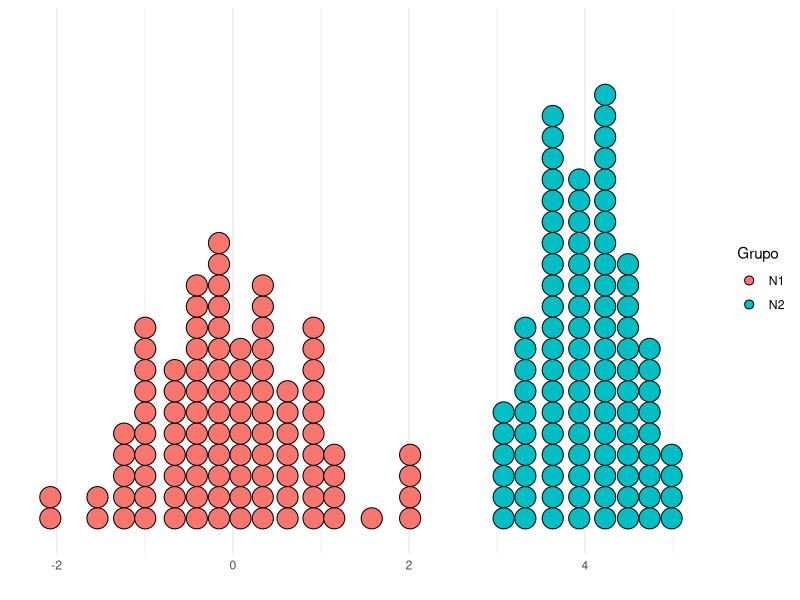
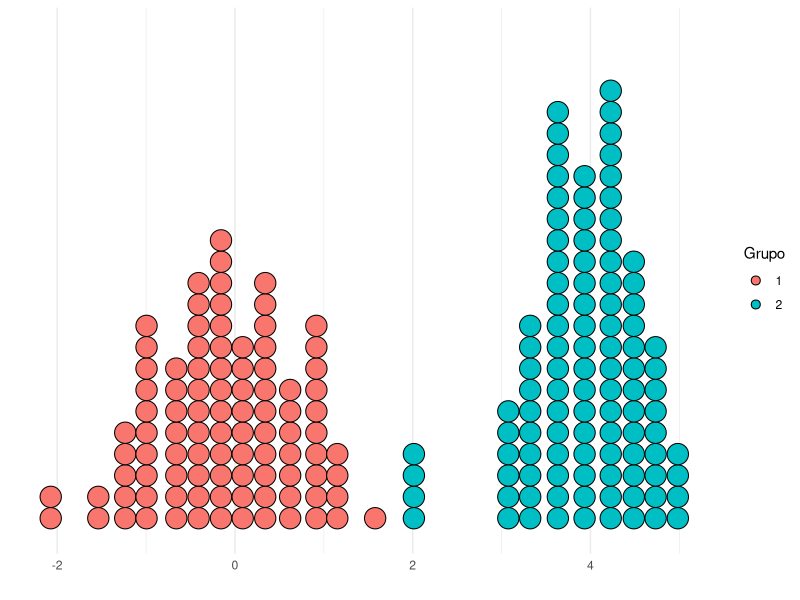
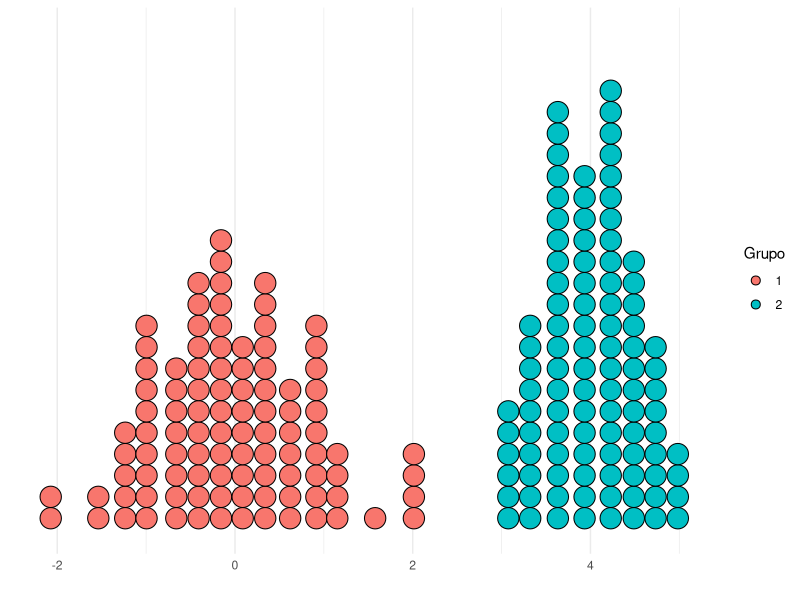

Reproduce these figures in R, in order. (Note: this script raises an error after producing the figures.)
###------------------------Full algorithm-----------------###

## run the function for only one variable ###
##-----Kmean algorithm  unique variable-----##


#load library
library(ggplot2)

#1- For programming propouse I create two samples of a normal random variable, the first one called N1 is a random sample 
#for a normal random variable with mean=0 and variance=1, the second one called N2 is a random sample for a normal random variable
# with mean=4 and variance=0.5. 

set.seed(12)
N1 <- rnorm(100,mean=0, sd=1)
type1 <- rep(1,100)
type2 <- rep(2,100)
N2 <- rnorm(100,mean=4, sd=0.5)

# then I create a dataframe named data that contains the variable and the type of data (1 if it comes from the sample N1 or 2 if it comens
#from the sambple N2)

data<-c(N1,N2)
type<-c(type1,type2)
data <- as.data.frame(cbind(data,type))
data$type <- as.factor(as.character(data$type))

# we plot both samples wwith different color to see the graphic representation of this two groups.  They are quite different


b <-ggplot(data, aes(x =data, fill=factor(type)))
b + geom_dotplot() +scale_y_continuous(NULL, breaks = NULL)+labs(x="")+theme_minimal()+ scale_fill_discrete(name = "Grupo", labels=c("N1", "N2"))

# the results whit the R function kmeans are the following:

data_ov <- data$data #We define a data frame data_ov (only variable) without the type
x<- as.data.frame(data_ov)

## we try with the kmeans command in R and 2 clusters

trial<-kmeans(x,2, iter.max=19900) #store the results in trial
data$cluster_ral<-trial$cluster #add to the data the classification obtained by the algorithm (variable= cluster_ral = cluster r algorithm)

c <-ggplot(data, aes(x =data, fill=factor(cluster_ral))) # we plot the data with the cluster classification obtained by the R k-means algorithm
c + geom_dotplot() +scale_y_continuous(NULL, breaks = NULL)+labs(x="")+theme_minimal()+ scale_fill_discrete(name = "Grupo", labels=c("1", "2"))


#there are 4 points that are not correctly classified

##--- Function for only one variable---

kmeans_one<-function(k,x, it=10){
  
  if(class(k)!="numeric"){
    print("number of clusters must be numeric")
    
  } 
  if(class(x)=="matrix"){
    x<-as.data.frame(x)
  }
  if(class(x)!="data.frame"){
    print("x must be a matrix or a data.frame")
    
  }
  seq_it<-1:it
  z <- 0
  withind <- rep(NA,k)
  finalcluster<-matrix(0,nrow=nrow(data), ncol=1)
  finalcenters <- rep(NA,k)
  distance <- matrix(0, nrow=nrow(x), ncol=k)
  cluster <- matrix(0, nrow=nrow(x), ncol=1)
  mincriterio<-NA
  while(z<it){
    z=z+1
    centers <-sample(x[,1], size=k) 
    
    for (n in 1:k){
      for (j in 1:nrow(distance)){
        distance[j,n] <- x[j,1]-centers[n]
      }}
    seq1 <- 1:(k-1)
    for (n in seq1){
      for (j in 1:nrow(distance)){
        cluster[j,1]<- which.min(abs(distance[j,]))
      }
    }
    
    withind_temp <-colSums(distance^2)
    mincriterio_temp <-sum(withind_temp)
    if(mincriterio_temp<=mincriterio|is.na(mincriterio)==TRUE){
      finalcluster<-cluster
      finalcenters<-centers
      withind<-withind_temp
      mincriterio<-mincriterio_temp 
      
    }else{
      finalcluster<-finalcluster
      withind<-withind
      mincriterio<-mincriterio
      finalcenters<-finalcenters
    }
    
  }
  labels<-as.character(1:k)
  d <-ggplot(x, aes(x =x[,1], fill=factor(finalcluster)))
  d<-d + geom_dotplot() +scale_y_continuous(NULL, breaks = NULL)+labs(x="")+theme_minimal()+ scale_fill_discrete(name = "Grupo", labels=labels)
  results<<-list(centers=finalcenters, clusters=finalcluster, k=k, max.it=it, z=z, data=x, plot=d)
  
}



# we try the function with k=2 and 10 iterations(default)

kmeans_one(2,x)
# graph to see the difference  in classification with the base algorithm


data$finalcluster<-results$clusters


d <-ggplot(data, aes(x =data, fill=factor(finalcluster)))
d + geom_dotplot() +scale_y_continuous(NULL, breaks = NULL)+labs(x="")+theme_minimal()+ scale_fill_discrete(name = "Grupo", labels=c("1", "2"))




##run the function for more than one variable##


kmeansgeneral<-function(k,x, it=1, scale=c(FALSE, TRUE)){
  if(class(k)!="numeric"){
    print("number of clusters must be numeric")
  } 
  if(class(x)=="matrix"){
    x<-as.data.frame(x)
  }
  if(class(x)!="data.frame"){
    print("x must be a matrix or a data.frame")
  }
  if (scale==FALSE){
    x <- scale(x) 
  }
  seq_it<-1:it
  z <- 0
  finalcluster<-matrix(0,nrow=nrow(data),ncol=1)
  finalcenters <- matrix(NA,nrow=k, ncol=ncol(x))
  centers<- matrix(NA,nrow=k,ncol =ncol(x))
  distance <- matrix(0, nrow=nrow(x), ncol=ncol(x))
  d=ncol(x)+1
  distance_cluster<- matrix(0, nrow=nrow(x), ncol=d)
  cluster <- matrix(0, nrow=nrow(x), ncol=1)
  mincriterio<-NA
  mincriterio_temp <-rep(NA,k) 
  while(z<it){
    z=z+1
    centers[,1] <-sample(x[,1], size=k)
    
    for (n in 1:k){
      centers[n,] <-as.matrix(x[(which((x[,1])==centers[n,1])),])
      centers_temp <-t(as.matrix(centers[n,]))
      centers_temp <-rep(1,(nrow(distance))) %x% centers_temp
      distance<- (x-centers_temp)^2
      distance_cluster[,n]<-rowSums(distance)
    }
    for (j in 1:nrow(distance_cluster)){
      cluster[j,1]<- which.min(abs(distance_cluster[j,1:ncol(x)]))
      distance_cluster[,d] <-cluster
    }
    
    for (i in 1:k) {
      distance_cluster_temp <- as.data.frame(distance_cluster)
      temp<-filter(distance_cluster_temp, distance_cluster_temp[,d]==i)
      temp <- temp[,-d]
      temp<-sum(colSums(temp))
      mincriterio_temp[i] <- temp
    }
    mincriterio_temp <- sum(mincriterio_temp)
    if(mincriterio_temp<=mincriterio|is.na(mincriterio)==TRUE){
      finalcluster<-cluster
      finalcenters<-centers
      mincriterio<-mincriterio_temp 
      
    }else{
      finalcluster<-finalcluster
      mincriterio<-mincriterio
      finalcenters<-finalcenters
    }}
  results<<-list(centers=finalcenters, clusters=finalcluster, k=k, max.it=it, z=z, data=x)
}


## All combination functions
#ver como dejar seteado por defecto scale FALSE
alt_kmean<-function(k,x,it=10, scale=c(FALSE, TRUE)){
if (ncol(x)==1){
  scale=TRUE
  kmeans_one(k,x,it)}else{
    kmeansgeneral(k,x,it,scale)
  }}

x=x


alt_kmean(2,x,it=20)
alt_kmean(2,z,it=30,scale=FALSE)
